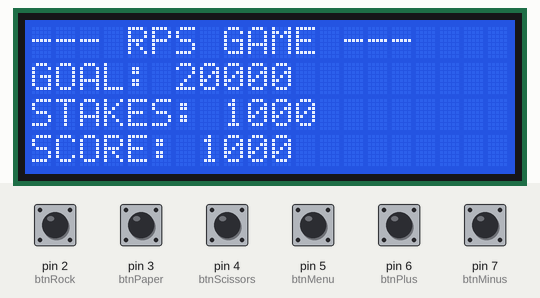
Recording of a sketch running on a simulated Arduino Mega 2560, built with avr-gcc and run on an emulated ATmega2560. Parts: 20×4 character LCD. The test bench sets the inputs (shaded band); at power-on: pin 2 (btnRock), pin 3 (btnPaper), pin 4 (btnScissors), pin 5 (btnMenu), pin 6 (btnPlus), pin 7 (btnMinus) HIGH. Random numbers use the default seed unless the sketch sets one.

Above: at 1.3 s.
1.4 s: pin 5 (btnMenu) pulled LOW for 0.15 s
At 2.0 s:
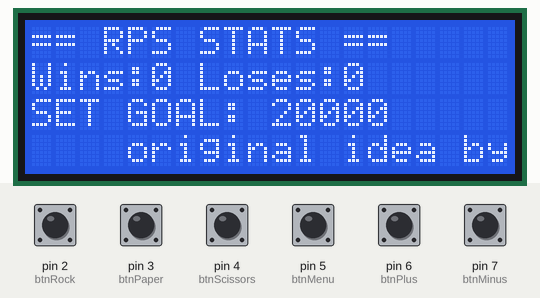
4.5 s: pin 6 (btnPlus) pulled LOW for 0.15 s
At 5.1 s:
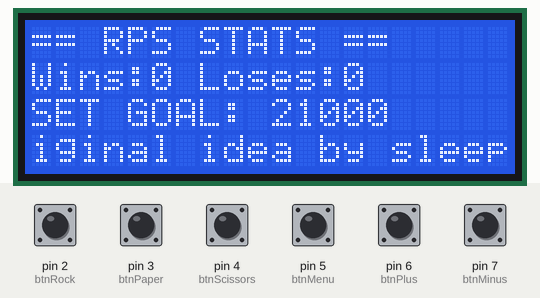
7.2 s: pin 7 (btnMinus) pulled LOW for 0.15 s
At 7.8 s:
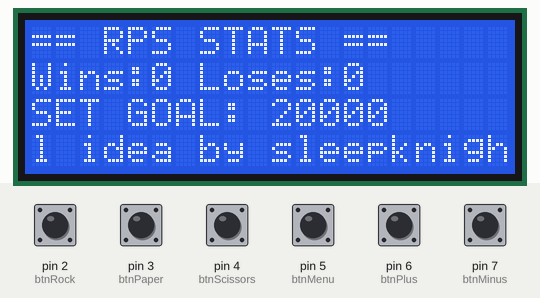
10.3 s: pin 6 (btnPlus) pulled LOW for 1 s
At 12.0 s:
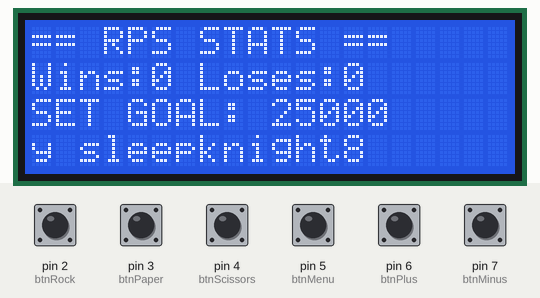
14.3 s: pin 5 (btnMenu) pulled LOW for 1 s
At 16.4 s:
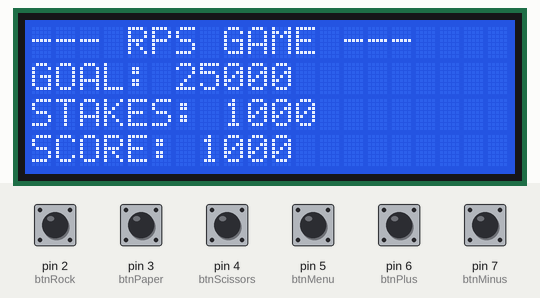
16.8 s: pin 2 (btnRock) pulled LOW for 0.15 s
At 17.7 s:
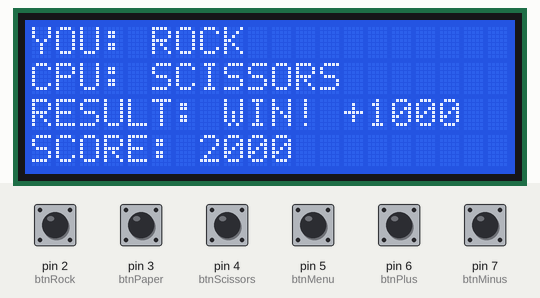
Timing chart, 0 to 19.8 s (numbered marks = the images above; inputs shaded):
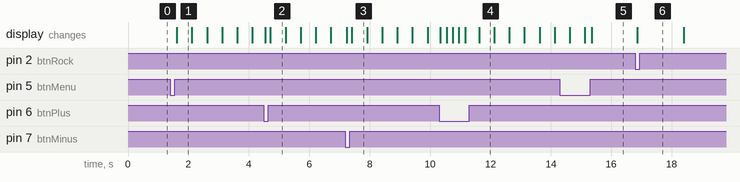

The sketch:

sleepknight8game.ino
```cpp
#include <Wire.h>
#include <LiquidCrystal_I2C.h>

// Mega 2560 PRO: SDA = Pin 20, SCL = Pin 21
LiquidCrystal_I2C lcd(0x27, 20, 4);

// --- PIN DEFINITIONS ---
const int btnRock     = 2;
const int btnPaper    = 3;
const int btnScissors = 4;
const int btnMenu     = 5;
const int btnPlus     = 6; // Pin 6: Increases Value (+100 Stakes / +1000 Goal)
const int btnMinus    = 7; // Pin 7: Decreases Value (-100 Stakes / -1000 Goal)

// --- GAME VARIABLES ---
long score = 1000;
long goal = 20000;
int stakes = 1000;
int winCount = 0;
int lossCount = 0;

// --- LOGIC TRACKING ---
unsigned long buttonPressTime = 0;
bool isMenuOpen = false;
bool lastMenuState = HIGH;
bool resetTriggered = false;

// --- SCROLLING TEXT ---
String creditText = "    original idea by sleepknight8    ";
int scrollPos = 0;
unsigned long lastScrollTime = 0;
const int scrollDelay = 500; // Slightly faster scroll

void setup() {
  pinMode(btnRock, INPUT_PULLUP);
  pinMode(btnPaper, INPUT_PULLUP);
  pinMode(btnScissors, INPUT_PULLUP);
  pinMode(btnMenu, INPUT_PULLUP);
  pinMode(btnPlus, INPUT_PULLUP);
  pinMode(btnMinus, INPUT_PULLUP);

  lcd.begin();
  lcd.backlight();
  randomSeed(analogRead(0));

  refreshGameDisplay();
}

void loop() {
  handleMenuButton();

  if (isMenuOpen) {
    handleMenuAdjustments();
    updateScrollingCredit();
  } else {
    handleInGameAdjustments();
    // Game Inputs
    if (digitalRead(btnRock) == LOW)     { play(0); delay(300); }
    if (digitalRead(btnPaper) == LOW)    { play(1); delay(300); }
    if (digitalRead(btnScissors) == LOW) { play(2); delay(300); }
  }
}

// Adjusts the STAKES (Points won/lost)
void handleInGameAdjustments() {
  if (digitalRead(btnPlus) == LOW) {
    stakes += 100;
    refreshGameDisplay();
    delay(150);
  }
  if (digitalRead(btnMinus) == LOW) {
    if (stakes > 100) stakes -= 100;
    refreshGameDisplay();
    delay(150);
  }
}

// Adjusts the GOAL (Points to reach)
void handleMenuAdjustments() {
  if (digitalRead(btnPlus) == LOW) {
    goal += 1000;
    drawMenuBase();
    delay(150);
  }
  if (digitalRead(btnMinus) == LOW) {
    if (goal > 1000) goal -= 1000;
    drawMenuBase();
    delay(150);
  }
}

void handleMenuButton() {
  bool currentState = digitalRead(btnMenu);
  if (currentState == LOW && lastMenuState == HIGH) {
    buttonPressTime = millis();
    resetTriggered = false;
    lastMenuState = LOW;
  }

  if (currentState == LOW && !resetTriggered) {
    if (millis() - buttonPressTime > 3000) {
      score = 1000;
      winCount = 0;
      lossCount = 0;
      resetTriggered = true;
      lcd.clear();
      lcd.setCursor(0, 1); lcd.print("   SYSTEM RESET   ");
      delay(1500);
      isMenuOpen = false;
      refreshGameDisplay();
    }
  }

  if (currentState == HIGH && lastMenuState == LOW) {
    if (!resetTriggered) {
      isMenuOpen = !isMenuOpen;
      if (isMenuOpen) drawMenuBase();
      else refreshGameDisplay();
    }
    lastMenuState = HIGH;
  }
}

void updateScrollingCredit() {
  if (millis() - lastScrollTime > scrollDelay) {
    lastScrollTime = millis();
    String displayStr = creditText.substring(scrollPos) + creditText.substring(0, scrollPos);
    lcd.setCursor(0, 3);
    lcd.print(displayStr.substring(0, 20));
    scrollPos++;
    if (scrollPos >= creditText.length()) scrollPos = 0;
  }
}

void drawMenuBase() {
  lcd.clear();
  lcd.setCursor(0, 0); lcd.print("== RPS STATS ==");
  lcd.setCursor(0, 1); lcd.print("Wins:" + String(winCount) + " Loses:" + String(lossCount));
  lcd.setCursor(0, 2); lcd.print("SET GOAL: " + String(goal));
  // Row 3 scroll handled by updateScrollingCredit
}

void play(int playerMove) {
  int computerMove = random(0, 3);
  String moves[] = {"ROCK", "PAPER", "SCISSORS"};

  lcd.clear();
  lcd.setCursor(0,0); lcd.print("YOU: " + moves[playerMove]);
  lcd.setCursor(0,1); lcd.print("CPU: " + moves[computerMove]);

  if (playerMove == computerMove) {
    lcd.setCursor(0,2); lcd.print("RESULT: DRAW");
  }
  else if ((playerMove == 0 && computerMove == 2) ||
           (playerMove == 1 && computerMove == 0) ||
           (playerMove == 2 && computerMove == 1)) {
    score += stakes;
    winCount++;
    lcd.setCursor(0,2); lcd.print("RESULT: WIN! +" + String(stakes));
  }
  else {
    score -= stakes;
    lossCount++;
    lcd.setCursor(0,2); lcd.print("RESULT: LOSE! -" + String(stakes));
  }

  lcd.setCursor(0, 3); lcd.print("SCORE: "); lcd.print(score);
  delay(1500);

  if (score < 0) {
    lcd.clear();
    lcd.setCursor(0, 1); lcd.print("     GAME OVER!   ");
    lcd.setCursor(0, 2); lcd.print("    SCORE RESET   ");
    score = 1000;
    delay(2500);
  }

  if (score >= goal) {
    lcd.clear();
    lcd.setCursor(0,1); lcd.print("  YOU DID IT!   ");
    lcd.setCursor(0,2); lcd.print("GOAL " + String(goal) + " REACHED!");
    while(1);
  }

  refreshGameDisplay();
}

void refreshGameDisplay() {
  lcd.clear();
  lcd.setCursor(0, 0); lcd.print("--- RPS GAME ---");
  lcd.setCursor(0, 1); lcd.print("GOAL: " + String(goal));
  lcd.setCursor(0, 2); lcd.print("STAKES: " + String(stakes));
  lcd.setCursor(0, 3); lcd.print("SCORE: "); lcd.print(score);
}
```

Measured:
- after the input at 1.4 s, the display: changes after 0.22 s (image 1)
- after the input at 16.8 s, the display: changes after 0.05 s (image 6)
- what the display in image 1 shows lasts 0.5 s, from 1.6 s to 2.1 s
